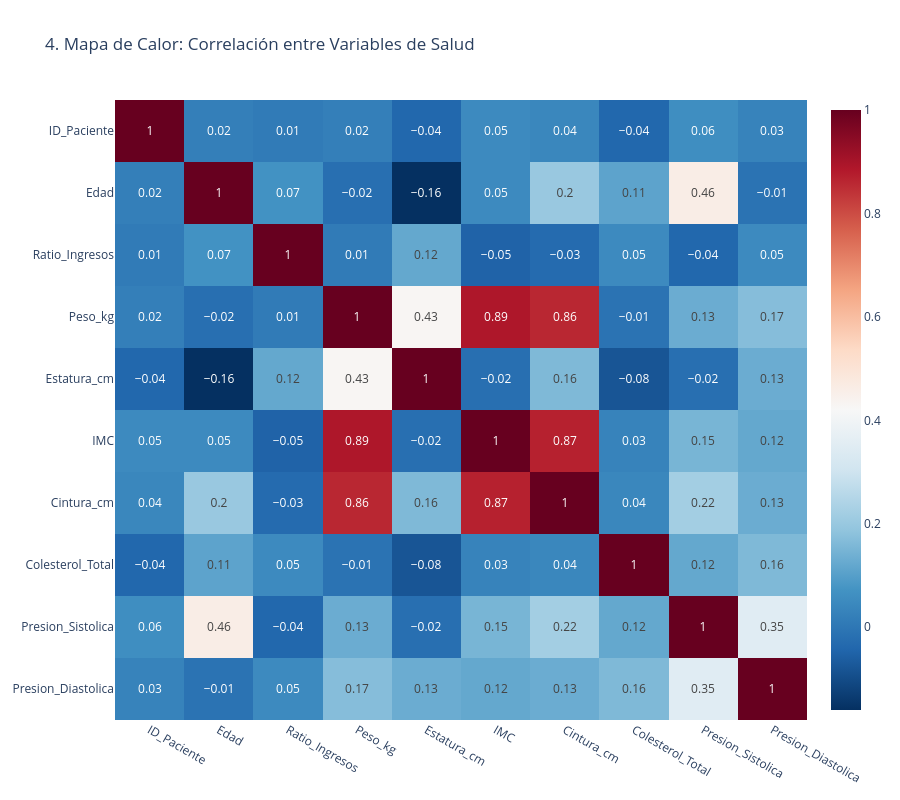

The notebook cell saved with this chart:
### Code cell
# 1. Filtrar solo las columnas numéricas (la matemática no funciona con texto)
columnas_numericas = df.select_dtypes(include=['float64', 'int64'])

# 2. Calcular la matriz de correlación de Pearson
matriz_corr = columnas_numericas.corr().round(2)

# 3. Graficar el Mapa de Calor (Heatmap) con Plotly
fig_corr = px.imshow(
    matriz_corr,
    text_auto=True, # Muestra los números dentro de los cuadros
    aspect="auto",
    color_continuous_scale='RdBu_r', # Rojo para correlación positiva, Azul para negativa
    title="4. Mapa de Calor: Correlación entre Variables de Salud"
)

# Ajustar un poco el tamaño para que se lea mejor
fig_corr.update_layout(width=900, height=800)
fig_corr.show()

### Figure 1 — Plotly figure (JSON) as saved in the notebook; plotly's stock layout.template omitted (floating-point values rounded to 4 significant figures)
{"data": [{"coloraxis": "coloraxis", "hovertemplate": "x: %{x}<br>y: %{y}<br>color: %{z}<extra></extra>", "name": "0", "texttemplate": "%{z}", "type": "heatmap", "x": ["ID_Paciente", "Edad", "Ratio_Ingresos", "Peso_kg", "Estatura_cm", "IMC", "Cintura_cm", "Colesterol_Total", "Presion_Sistolica", "Presion_Diastolica"], "xaxis": "x", "y": ["ID_Paciente", "Edad", "Ratio_Ingresos", "Peso_kg", "Estatura_cm", "IMC", "Cintura_cm", "Colesterol_Total", "Presion_Sistolica", "Presion_Diastolica"], "yaxis": "y", "z": [[1.0, 0.02, 0.01, 0.02, -0.04, 0.05, 0.04, -0.04, 0.06, 0.03], [0.02, 1.0, 0.07, -0.02, -0.16, 0.05, 0.2, 0.11, 0.46, -0.01], [0.01, 0.07, 1.0, 0.01, 0.12, -0.05, -0.03, 0.05, -0.04, 0.05], [0.02, -0.02, 0.01, 1.0, 0.43, 0.89, 0.86, -0.01, 0.13, 0.17], [-0.04, -0.16, 0.12, 0.43, 1.0, -0.02, 0.16, -0.08, -0.02, 0.13], [0.05, 0.05, -0.05, 0.89, -0.02, 1.0, 0.87, 0.03, 0.15, 0.12], [0.04, 0.2, -0.03, 0.86, 0.16, 0.87, 1.0, 0.04, 0.22, 0.13], [-0.04, 0.11, 0.05, -0.01, -0.08, 0.03, 0.04, 1.0, 0.12, 0.16], [0.06, 0.46, -0.04, 0.13, -0.02, 0.15, 0.22, 0.12, 1.0, 0.35], [0.03, -0.01, 0.05, 0.17, 0.13, 0.12, 0.13, 0.16, 0.35, 1.0]]}], "layout": {"coloraxis": {"autocolorscale": false, "colorscale": [[0, "rgb(5,48,97)"], [0.1, "rgb(33,102,172)"], [0.2, "rgb(67,147,195)"], [0.3, "rgb(146,197,222)"], [0.4, "rgb(209,229,240)"], [0.5, "rgb(247,247,247)"], [0.6, "rgb(253,219,199)"], [0.7, "rgb(244,165,130)"], [0.8, "rgb(214,96,77)"], [0.9, "rgb(178,24,43)"], [1, "rgb(103,0,31)"]]}, "height": 800, "title": {"text": "4. Mapa de Calor: Correlación entre Variables de Salud"}, "width": 900, "xaxis": {"anchor": "y", "domain": [0, 1]}, "yaxis": {"anchor": "x", "autorange": "reversed", "domain": [0, 1]}}}
